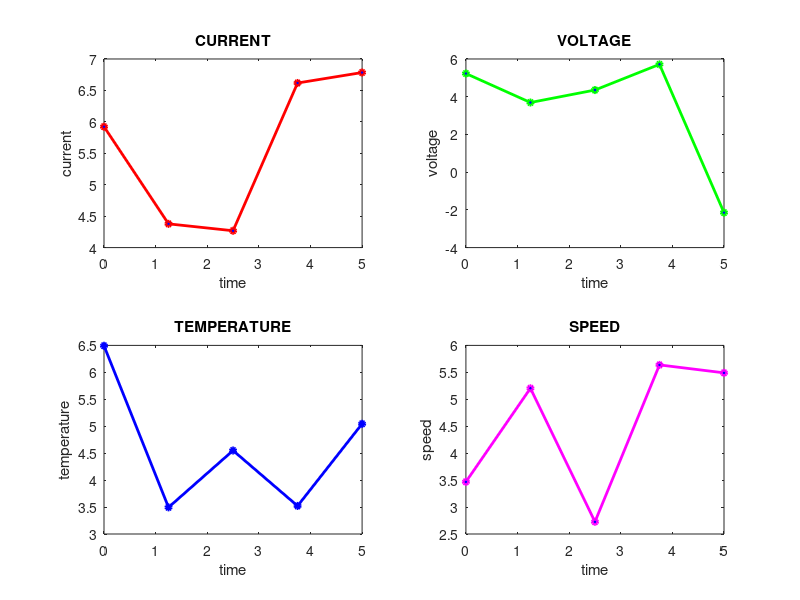

MATLAB code for this plot:
%motor details
format loose
rated_current=input("enter the rated current:");
rated_voltage=input("enter the rated voltage:");
rated_power=input("enter the rated power:");
rated_speed=input("enter the rated speed RPM:");
rated_temperature=input("enter the rated temperature:");
no_of_sensor_value=input("enter the number of sensor inputs:");
hours_of_working=input("enter working hours:");
time=linspace(0,hours_of_working,no_of_sensor_value)


%sensor reading
current_sensor=rated_current+2*randn(1,no_of_sensor_value)
voltage_sensor=rated_voltage+3*randn(1,no_of_sensor_value)
temperature_sensor=rated_temperature+2*randn(1,no_of_sensor_value)
speed_sensor=rated_speed+2*randn(1,no_of_sensor_value)

%average values
avg_current=mean(current_sensor);
avg_voltage=mean(voltage_sensor);
avg_temperature=mean(temperature_sensor);
avg_speed=mean(speed_sensor);
power=avg_voltage*avg_current;
fprintf("avg current=%.2f\n",avg_current);
fprintf("avg voltage=%.2f\n",avg_voltage);
fprintf("avg temperature=%.2f\n",avg_temperature);
fprintf("avg speed=%.2f\n",avg_speed);
fprintf("Power = %.2f\n", power);

%fault notification
if(avg_current>rated_current)
    disp("overcurrent fault")
end
if(avg_voltage>rated_voltage)
    disp("overvoltage")
end
if(avg_temperature>rated_temperature)
    disp("temperature limit is exceeded")
end
if(avg_speed>rated_speed)
    disp("overspeed fault")
end
if(power>rated_power)
    disp("over power")
end
if(avg_voltage < 0.9*rated_voltage)
    disp("Undervoltage Fault")
end
if(avg_current<rated_current&&avg_voltage<rated_voltage&&avg_temperature<rated_temperature&&...
        power<rated_power&&avg_speed<rated_speed)
    disp("motor performance is good")
end

%max and min values
max_current=max(current_sensor);
min_current=min(current_sensor);
max_voltage=max(voltage_sensor);
min_voltage=min(voltage_sensor);
max_temperature=max(temperature_sensor);
min_temperature=min(temperature_sensor);
max_speed=max(speed_sensor);
min_speed=min(speed_sensor);
fprintf("max current=%.2f\n",max_current)
fprintf("min current=%.2f\n",min_current)
fprintf("max voltage=%.2f\n",max_voltage)
fprintf("min voltage=%.2f\n",min_voltage)
fprintf("max temperature=%.2f\n",max_temperature)
fprintf("mintemperature=%.2f\n",min_temperature)
fprintf("max speed=%.2f\n",max_speed)
fprintf("min speed=%.2f\n",min_speed)

%ploting of the various values
subplot(2,2,1)
grid on
plot(time,current_sensor,'-ro','LineWidth',2,'markersize',4,'markerfacecolor','b')
title('CURRENT')
xlabel('time')
ylabel('current','rotation',90)

subplot(2,2,2)
grid on
plot(time,voltage_sensor,'-go','LineWidth',2,'markersize',4,'markerfacecolor','b')
title('VOLTAGE')
xlabel('time')
ylabel('voltage','rotation',90)

subplot(2,2,3)
grid on
plot(time,temperature_sensor,'-bo','LineWidth',2,'markersize',4,'markerfacecolor','b')
title('TEMPERATURE')
xlabel('time')
ylabel('temperature','rotation',90)

subplot(2,2,4)
grid on
plot(time,speed_sensor,'-mo','LineWidth',2,'markersize',4,'markerfacecolor','b')
title('SPEED')
xlabel('time')
ylabel('speed','rotation',90)
